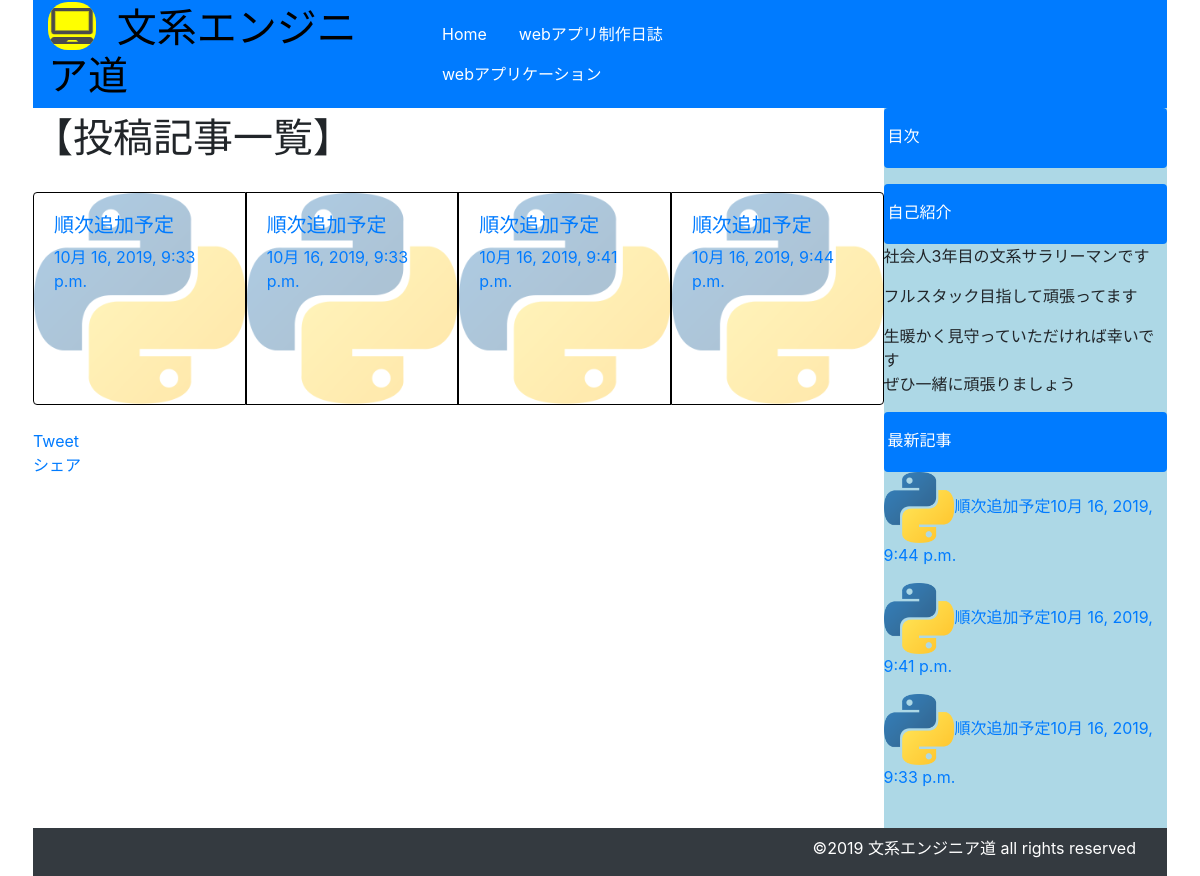
The app's page /blog/index/test/ with its own data.
### blogApp/models.py (models this page shows, shortened)
class entryModel(models.Model):
    articleNumber = models.AutoField(primary_key=True)
    genre = models.ForeignKey(Genre, on_delete=models.CASCADE)
    recommend = models.IntegerField(null=True, blank=True)
    genreNumber = models.IntegerField(null=False)
    image = models.ImageField(upload_to="media/", null=True)
    author = models.ForeignKey(settings.AUTH_USER_MODEL, on_delete=models.CASCADE, null=True)
    title = models.CharField(max_length=200)
    h1 = models.CharField(max_length=200, null=True)
    text1 = models.TextField(null=False)
    h2 = models.CharField(max_length=200, null=True, blank=True)
    text2 = models.TextField(null=True, blank=True)
    h3 = models.CharField(max_length=200, null=True, blank=True)
    text3 = models.TextField(null=True, blank=True)
    h4 = models.CharField(max_length=200, null=True, blank=True)
    text4 = models.TextField(null=True, blank=True)
    h5 = models.CharField(max_length=200, null=True, blank=True)
    text5 = models.TextField(null=True, blank=True)
    created_date = models.DateTimeField(default=timezone.now)
    published_date = models.DateTimeField(blank=True, null=True)
    class Meta:
        unique_together = ('genre', 'genreNumber')

### blogApp/views.py (the view)
# urls.py: path('index/<str:genre>/', views.indexGenre, name='indexGenre'),
def indexGenre(request, genre):
    genreList = entryModel.objects.filter(genre__genre__iexact=genre).filter(published_date__isnull=False).order_by("published_date")
    latestList = entryModel.objects.filter(genre__genre__iexact=genre).filter(published_date__isnull=False).order_by("-published_date")
    if len(genreList) == 0:
        return render(request, 'blogApp/template.html', {})
    else:
        return render(request, 'blogApp/indexGenre.html', {"genreList": genreList, "latestList": latestList})

### blogApp/templates/blogApp/indexGenre.html (shortened to what this page needs)
{% load static %}
<!doctype html>
<html lang="ja">
  <head>
    <link rel="stylesheet" href="{% static 'CSS/blog.css' %}">
    <link rel="stylesheet" href="https://stackpath.bootstrapcdn.com/bootstrap/4.3.1/css/bootstrap.min.css">
    <link href="https://stackpath.bootstrapcdn.com/font-awesome/4.7.0/css/font-awesome.min.css" rel="stylesheet">
  </head>
  <body>
    <div class="container-fluid px-sm-5">
      <header class="bg-primary row align-items-center">
        <div class="blogLogo col-sm-4">
        <h1><a href="{% url 'blogApp:home' %}"  style="text-decoration:none; color:black;"><img src="{% static "img/icon.png" %}" alt="アイコン画像" class = "iconimg"> 文系エンジニア道</a></h1>
        </div>
        <div class="itemLine col-sm-5">
          <ul class = "nav">
            <li class ="nav-item"><a href="{% url 'blogApp:home' %}" class = "nav-link text-white">Home</a></li>
            <li class ="nav-item"><a href="#" class = "nav-link text-white">webアプリ制作日誌</a></li>
            <li class ="nav-item"><a href="#" class = "nav-link text-white">webアプリケーション</a></li>
          </ul>
        </div>
      </header>
      <div class="content row">
        <div class="maincontent  col-12 col-sm-9 px-0">
          <p style ="font-size:40px;">【投稿記事一覧】</p>
          <div class="testspace mt-4">
          <div class="sameTag">
            <div class="card-group">
              {% for entry in genreList%}
                <div class="card" style="width:80%; background-color:transparent;border:1px solid black;">
                  <a href="{% url 'blogApp:entries' aN=entry.articleNumber %}">
                  <img src="{{ entry.image.url }}" alt="サムネ画像" class="card-img" style = "opacity:0.4";>
                  <div class="card-img-overlay">
                    <h5>{{ entry.title}}</h5>
                    <p>{{ entry.published_date }}</p>
                  </div>
                  </a>
                </div>
              {% endfor %}
            </div>
          </div>
            <br>
          </div>
          <div class="sns">
            <ul class="clearfix list-unstyled">
            <li class="twitter">
            <a href="https://twitter.com/share?ref_src=twsrc%5Etfw" class="twitter-share-button" data-size="large" data-text="テスト用" data-url="http://startblog.starfree.jp/blogscheme.html" data-lang="ja" data-show-count="false">Tweet</a>
            </li>
            <li class="facebook">
            <div class="fb-share-button" data-href="http://startblog.starfree.jp/blogscheme.html" data-layout="button" data-size="large">
              <a target="_blank" href="https://www.facebook.com/sharer/sharer.php?u=http%3A%2F%2Fstartblog.starfree.jp%2Fblogscheme.html&amp;src=sdkpreparse"
              class="fb-xfbml-parse-ignore">シェア</a>
            </div>
            </li>
            </ul>
          </div>
        </div>
        <div class="subBar col-12 col-sm-3 sticky-top p-0" style = "height:720px; background-color:lightblue;">
          <div class="toc pt-0">
            <div class="rounded bg-primary p-1 pt-3 pt-0">
              <p class = "text-white">目次</p>
            </div>
          </div>
          <div class="rounded bg-primary p-1 pt-3 pt-0">
            <p class="text-white">自己紹介</p>
          </div>
          <p>社会人3年目の文系サラリーマンです</p>
          <p>フルスタック目指して頑張ってます</p>
          <p>生暖かく見守っていただければ幸いです <br> ぜひ一緒に頑張りましょう</p>
          <div class="rounded bg-primary p-1 pt-3 pt-0">
            <p class="text-white">最新記事</p>
          </div>
            {% for entry in latestList|slice:":3" %}
              <ul class= "list-unstyled">
 		        <li><a href="{% url 'blogApp:entries' aN=entry.articleNumber %}"><img src="{{ entry.image.url }}" alt="" style="width:25%;">{{ entry.title }}{{ entry.published_date }}</a></li>
              </ul>
            {% endfor %}
        </div>
      </div>
      <footer class="row bg-dark text-white">
        <div class="col-12 text-right pt-2">
          <p class="mr-3">©2019 文系エンジニア道 all rights reserved</p>
        </div>
      </footer>
    </div>
    </body>
  </html>

### blogApp/static/CSS/blog.css (style rules this page uses)
.iconimg { vertical-align:-8px; margin-right:10px; margin-top:2px; background-color: yellow; border-radius: 20px; }

### records on screen
entryModel: image (picture), title "順次追加予定", published_date "10月 16, 2019, 9:33 p.m."
entryModel: image (picture), title "順次追加予定", published_date "10月 16, 2019, 9:33 p.m."
entryModel: image (picture), title "順次追加予定", published_date "10月 16, 2019, 9:41 p.m."
entryModel: image (picture), title "順次追加予定", published_date "10月 16, 2019, 9:44 p.m."
